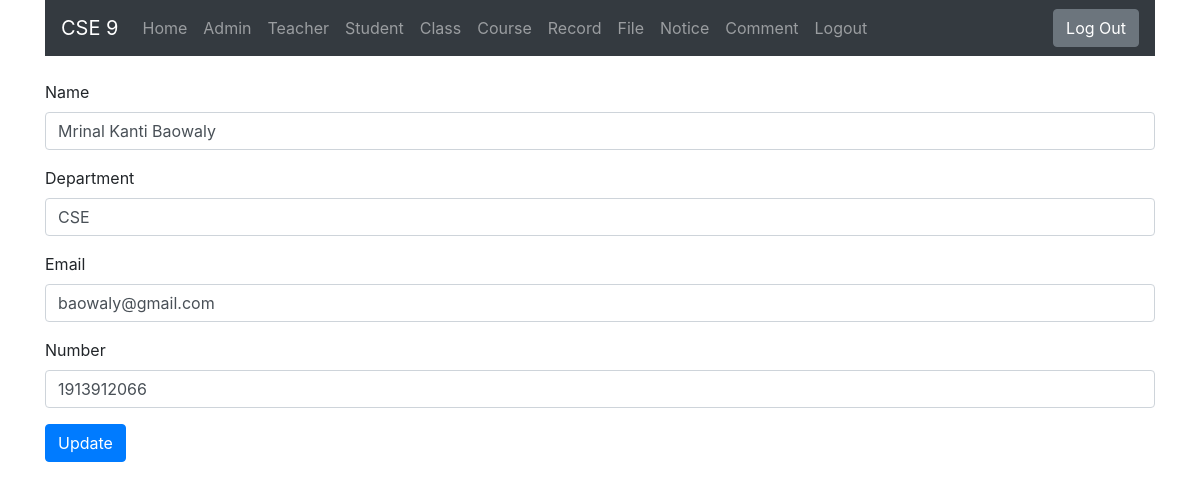
Page /main/updateTeacher.php?id=13 (signed in) on the committed database.
### tables this page shows
CREATE TABLE `sir` (
  `id` int(11) NOT NULL AUTO_INCREMENT,
  `Name` varchar(255) NOT NULL,
  `email` varchar(255) NOT NULL,
  `number` int(255) NOT NULL,
  `dept` varchar(255) NOT NULL,
  PRIMARY KEY (`id`)
);

### lib/Database.php (called while the page is built, shortened)
<?php
Class Database{
	public $host   = DB_HOST;
	public $user   = DB_USER;
	public $pass   = DB_PASS;
	public $dbname = DB_NAME;
	public $link;
	private function connectDB(){
	$this->link = new mysqli($this->host, $this->user, $this->pass, $this->dbname);
 }
	public function select($query){
		$result = $this->link->query($query) or die($this->link->error.__LINE__);
		if($result->num_rows > 0){
			return $result;
		} else {
			return false;
		}
	}
}

### main/updateTeacher.php (the view, shortened to what this page needs)
<?php include "header.php"; ?>
<br>
<?php
if (isset($_GET['id']) && $_GET['id'] != '') {
    $id = $_GET['id'];
    $quarry = "SELECT * FROM sir  WHERE id='$id'";
    $select = $db->select($quarry);
    if ($select!==false) {
        while ($result = $select->fetch_assoc()) {
            $name = $result['Name'];
            $email = $result['email'];
            $dept = $result['dept'];
            $number = $result['number'];
?>
            <form action="" method="POST">
                <div class="mb-3">
                    <label for="exampleInputEmail1" class="form-label">Name</label>
                    <input type="text" name="user" class="form-control" value="<?php echo $name; ?>" id="exampleInputEmail1" aria-describedby="emailHelp" placeholder="Teacher Name" required>
                </div>
                <div class="mb-3">
                    <label for="exampleInputPassword1" class="form-label">Department</label>
                    <input type="text" name="dept" placeholder="Department" value="<?php echo $dept; ?>" class="form-control" id="exampleInputPassword1" required>
                </div>
                <div class="mb-3">
                    <label for="exampleInputPassword1" class="form-label">Email</label>
                    <input type="email" name="email" placeholder="Email" value="<?php echo $email; ?>" class="form-control" id="exampleInputPassword1" required>
                </div>
                <div class="mb-3">
                    <label for="exampleInputPassword1" class="form-label">Number</label>
                    <input type="text" name="number" placeholder="Number" value="<?php echo $number; ?>" class="form-control" id="exampleInputPassword1">
                </div>
                <button type="submit" class="btn btn-primary">Update</button>
            </form>
<?php
        }
    }
    else{
        $msg = "No Data Found";
        if (isset($msg)) {
            echo "<div class='justify-content-center' style='color:red; text-align:center;font-size: 1.2rem;line-height: 2.5;'>$msg</div>";
        }
    }
}
 else {
    $msg = "No Data Found";
    if (isset($msg)) {
        echo "<div class='justify-content-center' style='color:red; text-align:center;font-size: 1.2rem;line-height: 2.5;'>$msg</div>";
    }
}
?>
</div>
</body>
</html>

### rows in the picture
sir: user "Mrinal Kanti Baowaly", dept "CSE", email "baowaly@gmail.com", number "1913912066"
